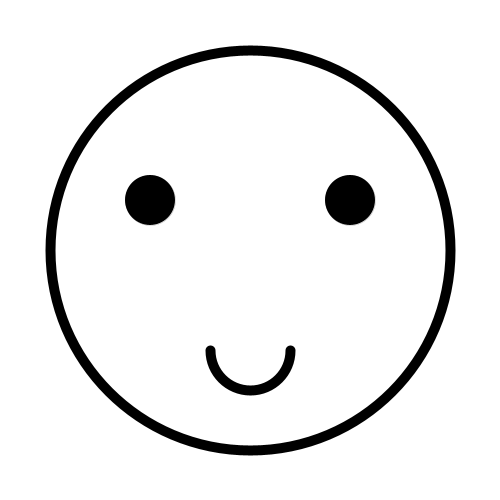
Frame 1 (no input)
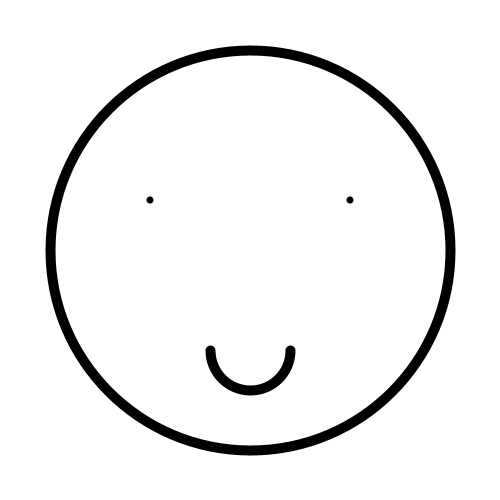
Frame 60 (the mouse pressed at the canvas centre just before this capture)
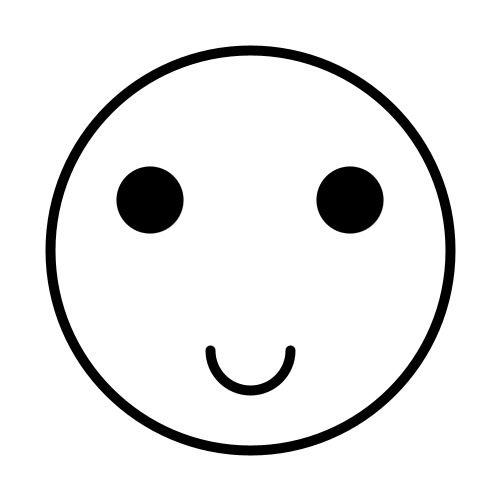
Frame 120 (the mouse held since frame 60 and released just before this capture)

The Processing sketch that drew these frames (run headless with seeded random() and noise(); from frame 60 on, the mouse is pressed at the canvas centre):

// Processing sketch: E1
// ── E1.pde
int x;
int y;

 
void setup()
{
  size(500,500);
  background(255);
  
  x=50;
  y=1;

}

void draw()
{
  background(255);

  noFill();
  stroke(0);
  strokeWeight(10);
  ellipse(250,250,400,400);
  
  arc(250, 350, 80, 80, 0, PI);

  strokeWeight(0);
  fill(0);
  
  ellipse(150,200,x,x);
  ellipse(350,200,x,x);
  
  x-=y;
  
  if(x<0){
     y*=-1;
  }
  

 
}
